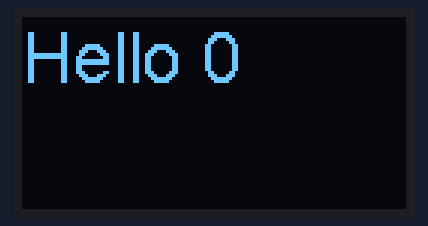
This sketch was run on a simulated ESP32. Parts: 128×64 one-colour display.

Above: at 0.1 s.
At 1.1 s:
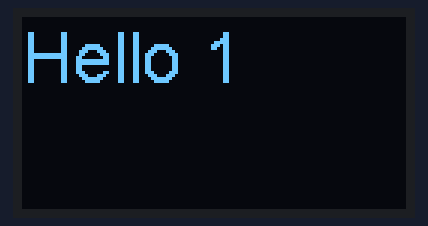
At 2.1 s:
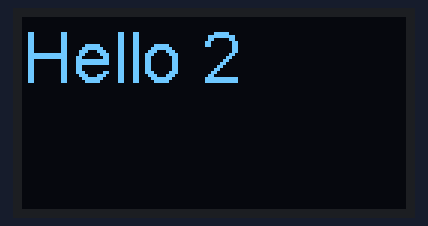
At 4.1 s:
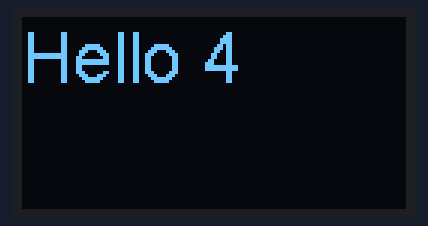
At 6.2 s:
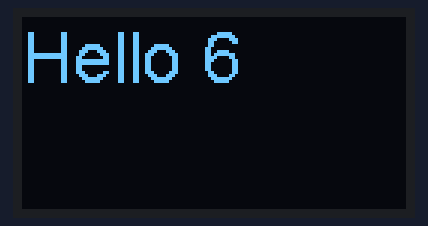
At 9.2 s:
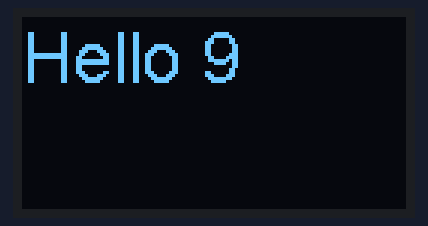

The sketch:

GISMO7_OLED.ino
```cpp
#include <Wire.h>
#include "SSD1306.h"

SSD1306 display(0x3c,21,22);
String myString;
int count;
  void setup() {
    OLEDInit();
  }

  void loop() {
  OLEDUpdate();
  count++;
  if(count==10) count=0;
  delay(1000);
}


void OLEDInit(){
  display.init();
  display.setFont(ArialMT_Plain_24);
}

void OLEDUpdate(){
  display.clear();
  myString = "Hello " + String(count);
  display.drawString(0,0,myString);
  display.display();
}
```

Measured:
- by itself, everything shown: repeats every 10.1 s, in 10 steps
- what the display in image 1 shows lasts 1.1 s, from 1.0 s to 2.1 s
